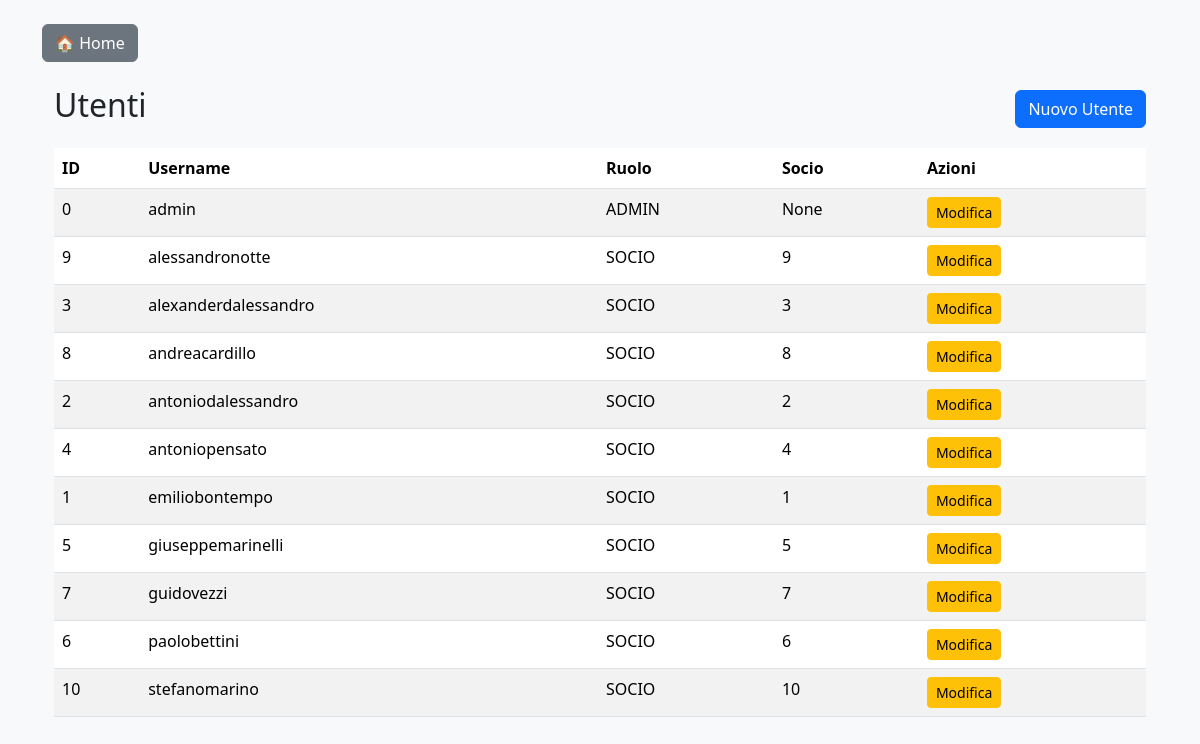
The app's page /utenti (signed in) with its own data.
### tables this page shows
CREATE TABLE "utenti" (
	"id"	INTEGER,
	"username"	TEXT,
	"password"	TEXT,
	"ruolo"	TEXT,
	"socio_id"	INTEGER,
	PRIMARY KEY("id" AUTOINCREMENT)
);

### app.py (the view)
@app.route("/utenti")
@login_required
@admin_required
def utenti():
    conn = get_connection()
    cursor = conn.cursor()
    cursor.execute("""
        SELECT
            u.*,
            s.nome,
            s.cognome
        FROM utenti u
        LEFT JOIN soci s
            ON s.id = u.socio_id
        ORDER BY u.username
    """)
    utenti = cursor.fetchall()
    conn.close()
    return render_template(
        "utenti.html",
        utenti=utenti
    )

### app.py (called while the page is built)
def login_required(f):
    @wraps(f)
    def decorated_function(*args, **kwargs):
        if "utente_id" not in session:
            return redirect("/login")
        return f(*args, **kwargs)
    return decorated_function

def admin_required(f):
    @wraps(f)
    def decorated_function(*args, **kwargs):
        if session.get("ruolo") != "ADMIN":
            flash(
                "Accesso consentito solo agli amministratori.",
                "danger"
            )
            return redirect(url_for("dashboard"))
        return f(*args, **kwargs)
    return decorated_function

### database.py (called while the page is built)
def get_connection():
    database_url = os.getenv("DATABASE_URL")
    if database_url:
        return _connect(database_url)
    conn = sqlite3.connect(DB_PATH)
    conn.row_factory = sqlite3.Row
    return conn

### templates/utenti.html
{% extends "base.html" %}
{% block content %}
<div class="container mt-4">
    <div class="d-flex justify-content-between align-items-center mb-3">
        <h2>Utenti</h2>
        <a href="/utenti/nuovo" class="btn btn-primary">
            Nuovo Utente
        </a>
    </div>
    <table class="table table-striped table-hover">
        <thead>
            <tr>
                <th>ID</th>
                <th>Username</th>
                <th>Ruolo</th>
                <th>Socio</th>
                <th>Azioni</th>
            </tr>
        </thead>
        <tbody>
        {% for utente in utenti %}
            <tr>
                <td>{{ utente.id }}</td>
                <td>{{ utente.username }}</td>
                <td>{{ utente.ruolo }}</td>
                <td>{{ utente.socio_id }}</td>
                <td>
                    <a
                        href="/utenti/modifica/{{ utente.id }}"
                        class="btn btn-warning btn-sm">
                        Modifica
                    </a>
                </td>
            </tr>
        {% endfor %}
        </tbody>
    </table>
</div>
{% endblock %}

### records on screen
utenti: id "0", username "admin", ruolo "ADMIN", socio_id "None"
utenti: id "9", username "alessandronotte", ruolo "SOCIO", socio_id "9"
utenti: id "3", username "alexanderdalessandro", ruolo "SOCIO", socio_id "3"
utenti: id "8", username "andreacardillo", ruolo "SOCIO", socio_id "8"
utenti: id "2", username "antoniodalessandro", ruolo "SOCIO", socio_id "2"
utenti: id "4", username "antoniopensato", ruolo "SOCIO", socio_id "4"
utenti: id "1", username "emiliobontempo", ruolo "SOCIO", socio_id "1"
utenti: id "5", username "giuseppemarinelli", ruolo "SOCIO", socio_id "5"
utenti: id "7", username "guidovezzi", ruolo "SOCIO", socio_id "7"
utenti: id "6", username "paolobettini", ruolo "SOCIO", socio_id "6"
utenti: id "10", username "stefanomarino", ruolo "SOCIO", socio_id "10"
